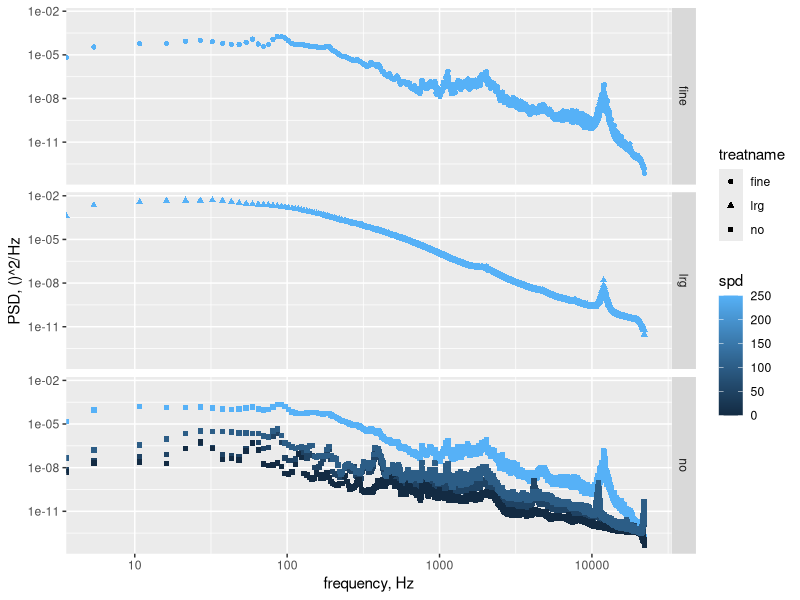

Recreate this plot in R. (Note: this script raises an error after producing the figure.)
library(ggplot2)

# load psd data
psd <- read.table("mikepsd.csv",header=TRUE,sep=",")

# plot psd
fig6 <- ggplot(data=psd,aes(frequency,Pxx,colour=spd,shape=treatname))+geom_point()+scale_x_log10()+scale_y_log10()+xlab("frequency, Hz")+ylab("PSD, ()^2/Hz")+facet_grid(treatname~.)
pdf("mikepsd.pdf")
print(fig6)
dev.off()



# load third-octave-band data
tob <- read.table("miketob.csv",header=TRUE,sep=",",na.strings="nan")

# plot tob
fig7 <- ggplot(data=tob,aes(x=as.factor(centerfreq),y=value,colour=spd,na.rm=TRUE))+geom_point()+geom_line(aes(group=spd))+scale_y_log10()+xlab("1/3 octave band center frequency, Hz")+ylab("()^2")+facet_grid(treatname~.)+opts(axis.text.x=theme_text(angle=-90,hjust=0))
pdf("miketob.pdf")
print(fig7)
dev.off()

